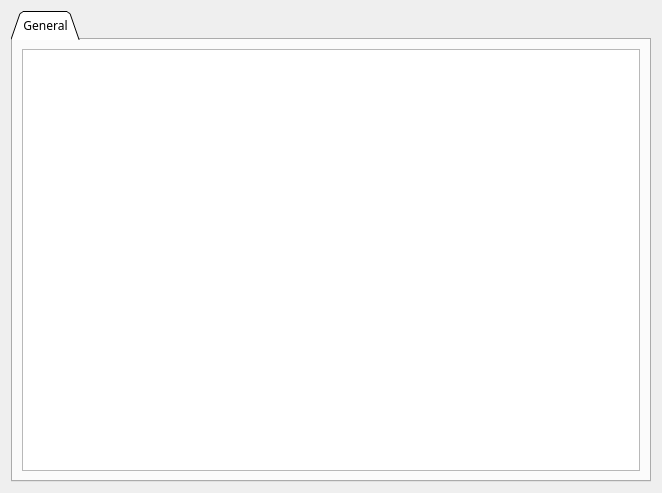
<?xml version="1.0" encoding="UTF-8"?>
<ui version="4.0">
 <class>PageAppPas</class>
 <widget class="QWidget" name="PageAppPas">
  <property name="geometry">
   <rect>
    <x>0</x>
    <y>0</y>
    <width>662</width>
    <height>493</height>
   </rect>
  </property>
  <property name="font">
   <font>
    <family>Microsoft YaHei</family>
   </font>
  </property>
  <property name="windowTitle">
   <string>Form</string>
  </property>
  <layout class="QVBoxLayout" name="verticalLayout">
   <item>
    <widget class="QTabWidget" name="tabWidget">
     <property name="tabShape">
      <enum>QTabWidget::Triangular</enum>
     </property>
     <property name="currentIndex">
      <number>0</number>
     </property>
     <widget class="QWidget" name="tab">
      <attribute name="title">
       <string>General</string>
      </attribute>
      <layout class="QVBoxLayout" name="verticalLayout_2">
       <item>
        <widget class="ParamTable" name="generalTab"/>
       </item>
      </layout>
     </widget>
    </widget>
   </item>
  </layout>
 </widget>
 <customwidgets>
  <customwidget>
   <class>ParamTable</class>
   <extends>QTableWidget</extends>
   <header>widgets/paramtable.h</header>
  </customwidget>
 </customwidgets>
 <resources/>
 <connections/>
</ui>
